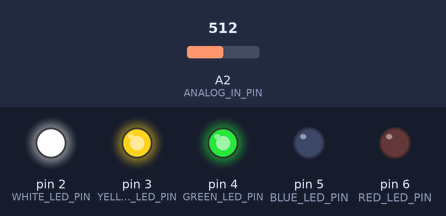
Recording of a sketch running on a simulated Arduino Uno, built with avr-gcc and run on an emulated ATmega328P. Shown: output pins drawn as LEDs (lit = HIGH). The inputs (shaded band) are chosen by the test bench; at power-on: A2 (ANALOG_IN_PIN) = 512.

Above: at 1.2 s.
1.3 s: A2 (ANALOG_IN_PIN) set to 596
2.8 s: A2 (ANALOG_IN_PIN) set to 627
At 3.8 s:
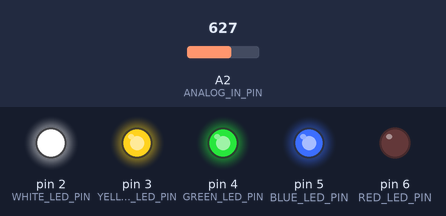
4.3 s: A2 (ANALOG_IN_PIN) set to 804
5.8 s: A2 (ANALOG_IN_PIN) set to 837
At 6.3 s:
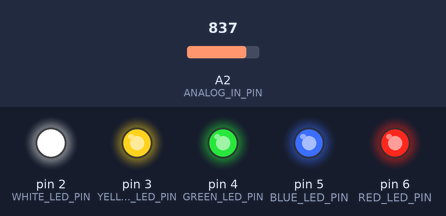
7.3 s: A2 (ANALOG_IN_PIN) set to 306
At 8.5 s:
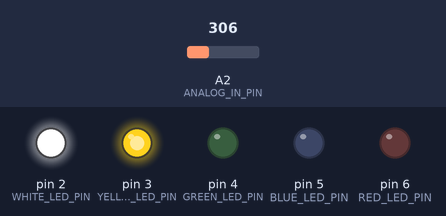
8.8 s: A2 (ANALOG_IN_PIN) set to 394
10.3 s: A2 (ANALOG_IN_PIN) set to 422
At 11.2 s:
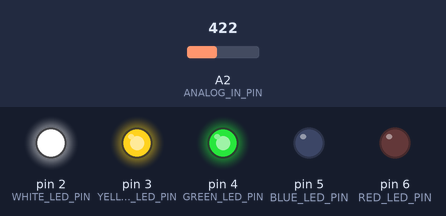
Timing chart, 0 to 12.8 s (numbered marks = the images above; inputs shaded):
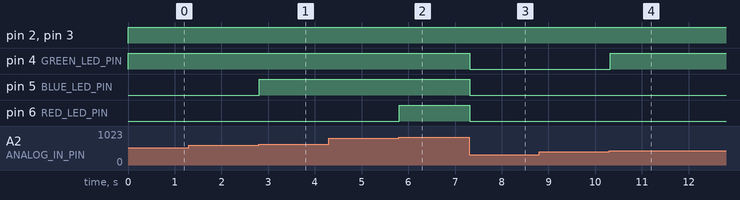

Measured:
- the behaviour switches between 613 and 614 on A2 (ANALOG_IN_PIN) (found by bisection; images 0 and 1)
- the behaviour switches between 818 and 819 on A2 (ANALOG_IN_PIN) (found by bisection; images 1 and 2)
- the behaviour switches between 409 and 410 on A2 (ANALOG_IN_PIN) (found by bisection; images 3 and 4)
- after the input at 2.8 s, pin 5 (BLUE_LED_PIN): LOW → HIGH at once
- after the input at 5.8 s, pin 6 (RED_LED_PIN): LOW → HIGH at once
- after the input at 7.3 s, pin 4 (GREEN_LED_PIN), pin 5 (BLUE_LED_PIN), pin 6 (RED_LED_PIN): HIGH → LOW at once
- after the input at 10.3 s, pin 4 (GREEN_LED_PIN): LOW → HIGH at once

The sketch:

4.3.ino
```cpp
#define WHITE_LED_PIN  2
#define YELLOW_LED_PIN 3
#define GREEN_LED_PIN  4
#define BLUE_LED_PIN   5
#define RED_LED_PIN    6
#define ANALOG_IN_PIN  A2

void setup() {
  pinMode(WHITE_LED_PIN, OUTPUT);
  pinMode(YELLOW_LED_PIN, OUTPUT);
  pinMode(GREEN_LED_PIN, OUTPUT);
  pinMode(BLUE_LED_PIN, OUTPUT);
  pinMode(RED_LED_PIN, OUTPUT);
  pinMode(ANALOG_IN_PIN, INPUT);
}

void loop() {
  int sensorValue = analogRead(ANALOG_IN_PIN);
  float voltage = sensorValue * (5.0 / 1023.0);

  digitalWrite(WHITE_LED_PIN, LOW);
  digitalWrite(YELLOW_LED_PIN, LOW);
  digitalWrite(GREEN_LED_PIN, LOW);
  digitalWrite(BLUE_LED_PIN, LOW);
  digitalWrite(RED_LED_PIN, LOW);

  if (voltage > 0) digitalWrite(WHITE_LED_PIN, HIGH);
  if (voltage >= 1) digitalWrite(YELLOW_LED_PIN, HIGH);
  if (voltage >= 2) digitalWrite(GREEN_LED_PIN, HIGH);
  if (voltage >= 3) digitalWrite(BLUE_LED_PIN, HIGH);
  if (voltage >= 4) digitalWrite(RED_LED_PIN, HIGH);

  delay(100);
}
```
